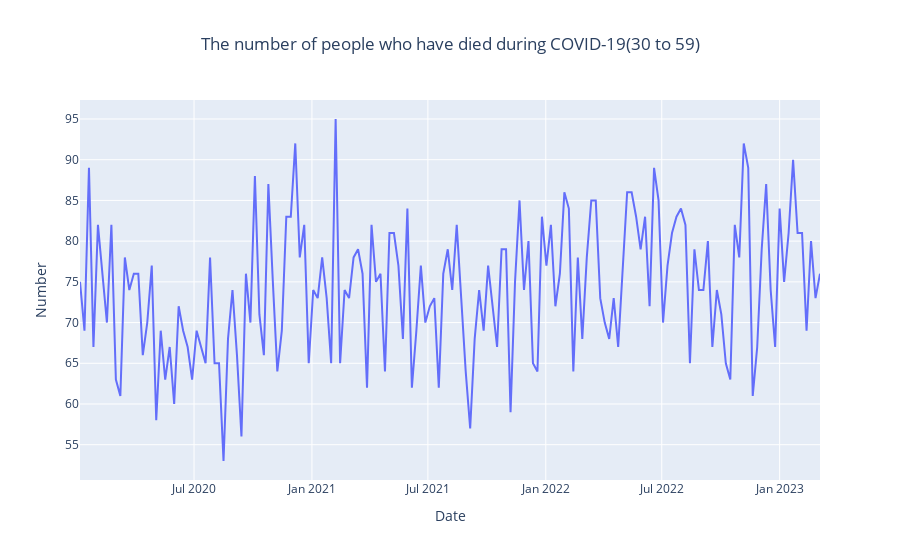

Notebook source saved alongside this figure:
### Code cell
date = np.array(data_1['Period'].astype(str))
Value = np.array(data_1['Value'].astype(float).astype(int))

xs = [datetime.strptime(d, '%Y-%m-%d').date() for d in date]
 

fig = go.Figure()
fig.add_trace(go.Scatter(
    x=xs,
    y=Value
))
fig.update_layout(
    title="The number of people who have died during COVID-19(30 to 59)",
    title_x=0.5,
    xaxis=dict(title="Date"),
    yaxis=dict(title="Number"),
)



plt.gcf().autofmt_xdate()  

fig.show()

### Figure 1 — Plotly figure (JSON) as saved in the notebook; plotly's stock layout.template omitted (floating-point values rounded to 4 significant figures; data arrays with more than 128 entries replaced by an {"elided": "..."} marker saying what was removed)
{"data": [{"type": "scatter", "x": {"elided": "166 str values"}, "y": {"elided": "166 int values"}}], "layout": {"title": {"text": "The number of people who have died during COVID-19(30 to 59)", "x": 0.5}, "xaxis": {"title": {"text": "Date"}}, "yaxis": {"title": {"text": "Number"}}}}
